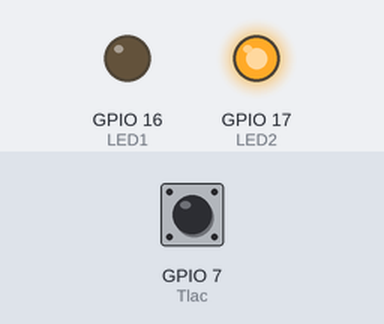
Bench run of a program on a simulated ESP32 board running MicroPython. Parts: output pins drawn as LEDs (lit = HIGH). The test bench sets the inputs (shaded band); at power-on: GPIO 7 (Tlac) HIGH. What the program prints to the serial console is not drawn.

Above: at 1.2 s.
1.3 s: GPIO 7 (Tlac) pulled LOW for 1 s
3.8 s: GPIO 7 (Tlac) pulled LOW for 3.2 s
8.5 s: GPIO 7 (Tlac) pulled LOW for 0.15 s
At 8.8 s:
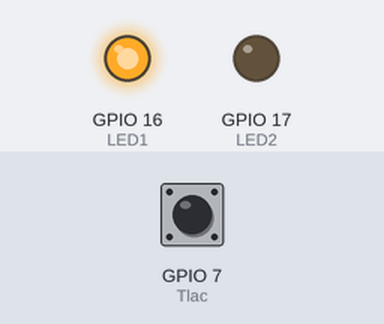
Timing chart, 0 to 11.5 s (numbered marks = the images above; inputs shaded):
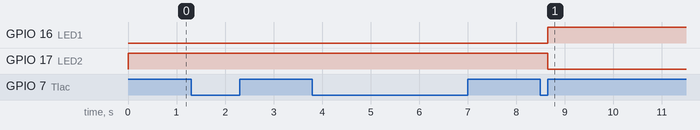

Measured:
- after the input at 8.5 s, GPIO 16 (LED1): LOW → HIGH after 0.15 s; GPIO 17 (LED2): HIGH → LOW after 0.15 s

The program:

5.py
```python
from machine import Pin, PWM
import time, sys

LED1 = Pin(16, Pin.OUT, value=0)
LED2 = Pin(17, Pin.OUT, value=1)
Tlac = Pin(7, Pin.IN, Pin.PULL_UP)
print('START')

while(1):
    if Tlac.value()==0:
        LED1.value(not LED1.value())
        LED2.value(not LED2.value())
    time.sleep_ms(5)    # nie len pre umoznenie obsluhy stop
```
